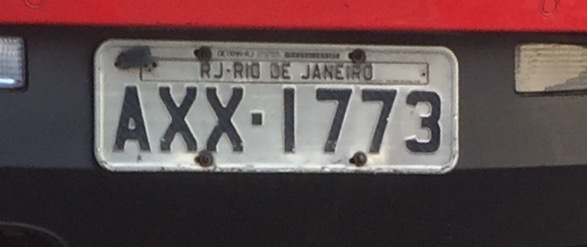
#> input picture images/AXX-1773.jpg, 587 x 247 px
$ python funcaoBasica.py
#> lines starting #> are read from the running program, lines starting #| are printed output that depends on the picture; after the words box and inside, x2 and y2 are one past the last pixel; in counts of white or black regions, pixels touching at a corner belong together
import pytesseract
import cv2

pytesseract.pytesseract.tesseract_cmd = r'C:\Program Files\Tesseract-OCR\tesseract.exe'

img = cv2.imread('images/AXX-1773.jpg')
#> img is the input picture: shape (247, 587, 3); mean B, G, R 77.3, 76.3, 95.8
img = cv2.resize(img, (720, 480))
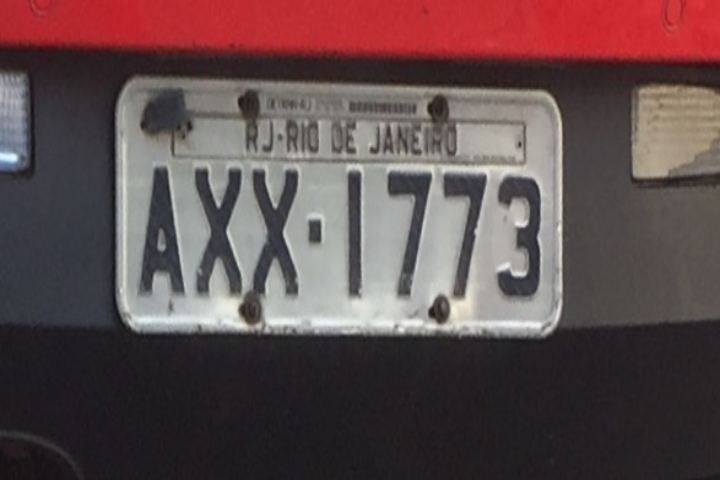
#> img: shape (480, 720, 3); mean B, G, R 77.2, 76.1, 95.7

img = cv2.cvtColor(img, cv2.COLOR_BGR2GRAY)
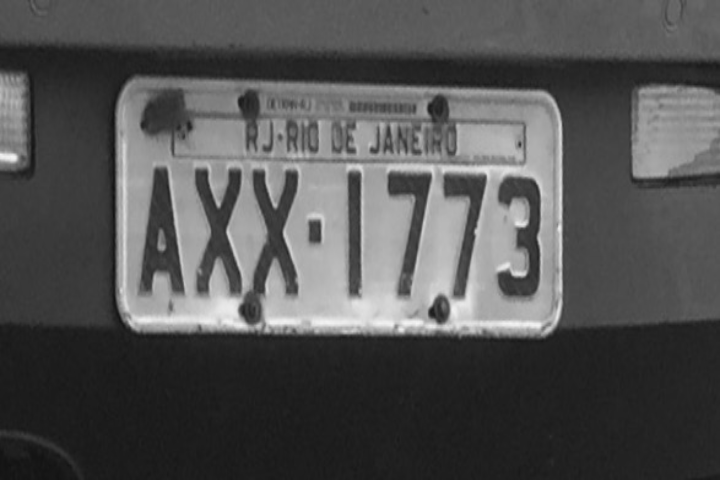
#> img: shape (480, 720); min 18, max 245, mean 82.1
blur = cv2.GaussianBlur(img,(5,5),0)
ret3,th3 = cv2.threshold(blur,0,255,cv2.THRESH_BINARY+cv2.THRESH_OTSU)
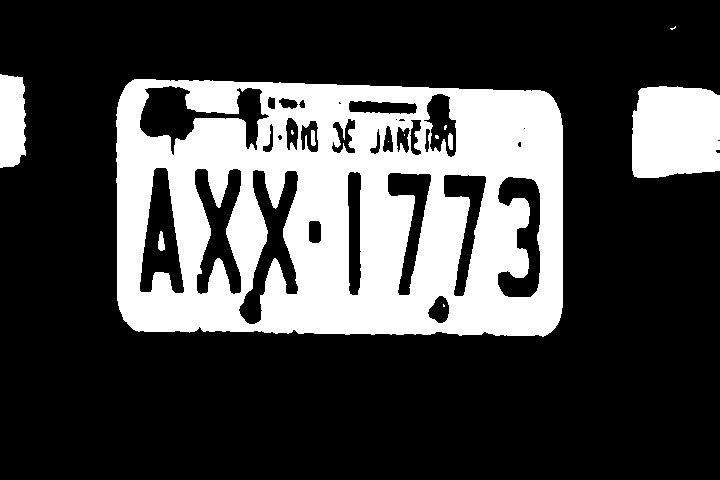
#> th3: shape (480, 720); 27.2% white; 13 white regions (7 under 20 px), largest, box (x1, y1, x2, y2) and area: (116, 79, 563, 337) 84090, (632, 86, 720, 178) 7453, (0, 74, 26, 168) 2176, (158, 231, 165, 251) 101, (448, 133, 453, 150) 75, (311, 130, 316, 146) 65
#> ret3 = 106

#> (the run stopped early here; a loop or call above may not have finished)

$ run again, with images/AAY-5127.jpg copied over images/AXX-1773.jpg
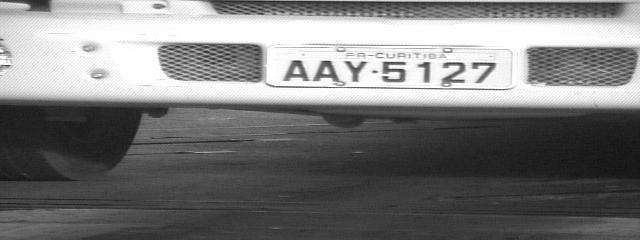
#> input picture images/AAY-5127.jpg, 640 x 240 px
#> img is the input picture: shape (240, 640, 3); min 17, max 255, mean 122.3
#> `img = cv2.resize(img, (720, 480))`:
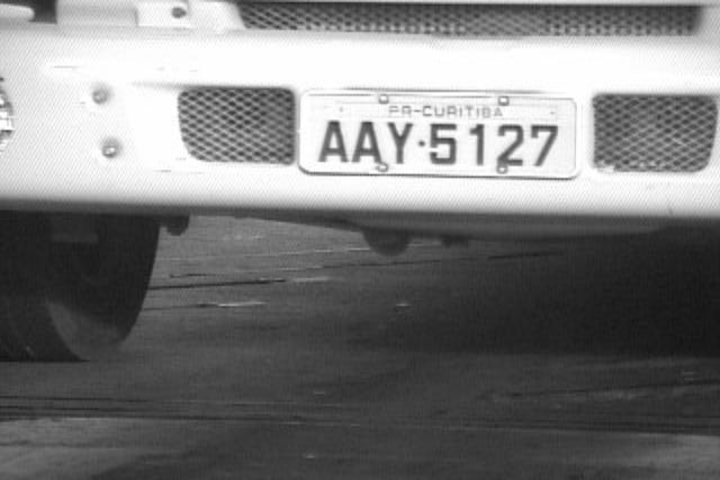
#> img: shape (480, 720, 3); min 19, max 255, mean 122.2
#> `ret3,th3 = cv2.threshold(blur,0,255,cv2.THRESH_BINARY+cv2.THRESH_OTSU)`:
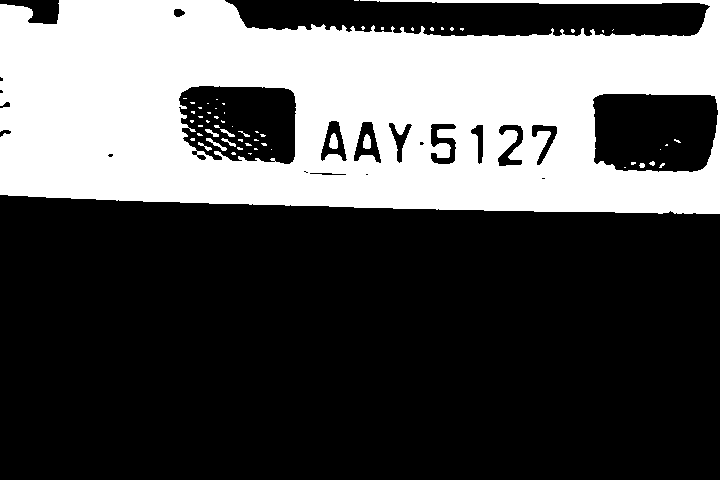
#> th3: shape (480, 720); 33.2% white; 59 white regions (48 under 20 px), largest, box (x1, y1, x2, y2) and area: (0, 0, 720, 214) 113748, (329, 133, 338, 149) 109, (363, 134, 371, 149) 98
#> ret3 = 149

$ run again, with images/ALE-4378.JPG copied over images/AXX-1773.jpg
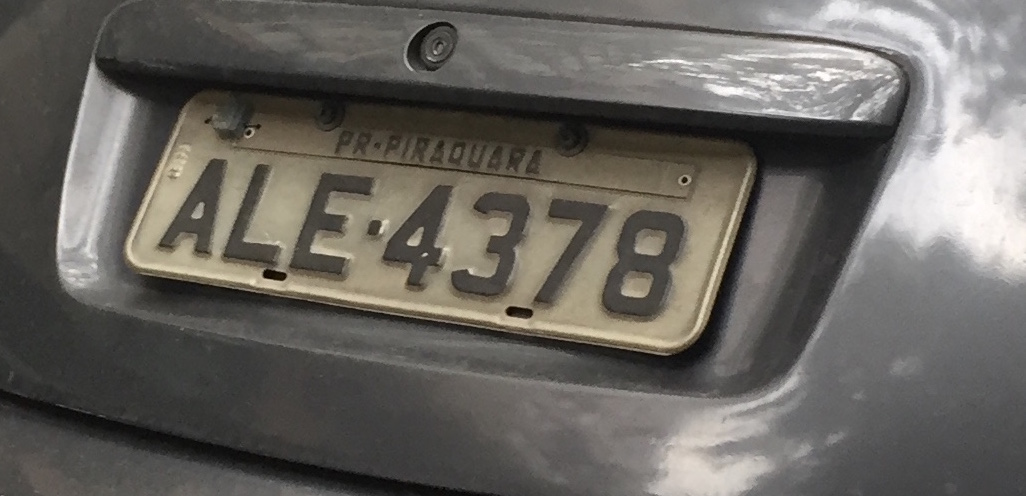
#> input picture images/ALE-4378.JPG, 1026 x 496 px
#> img is the input picture: shape (496, 1026, 3); mean B, G, R 96, 101, 104.1
#> `img = cv2.cvtColor(img, cv2.COLOR_BGR2GRAY)`:
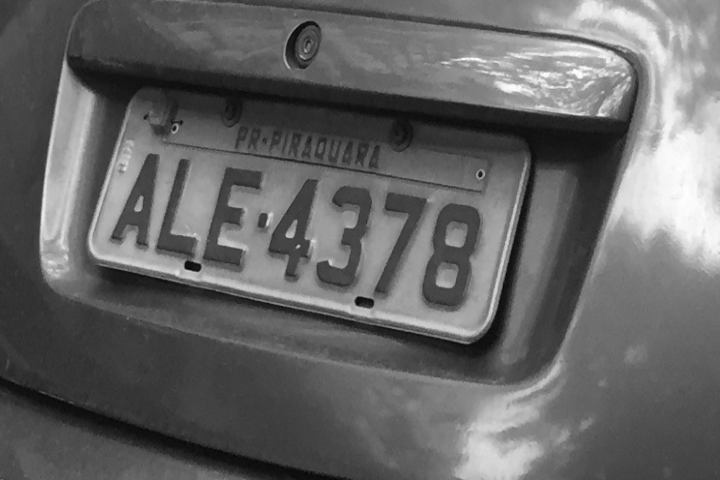
#> img: shape (480, 720); min 2, max 254, mean 101.3
#> `ret3,th3 = cv2.threshold(blur,0,255,cv2.THRESH_BINARY+cv2.THRESH_OTSU)`:
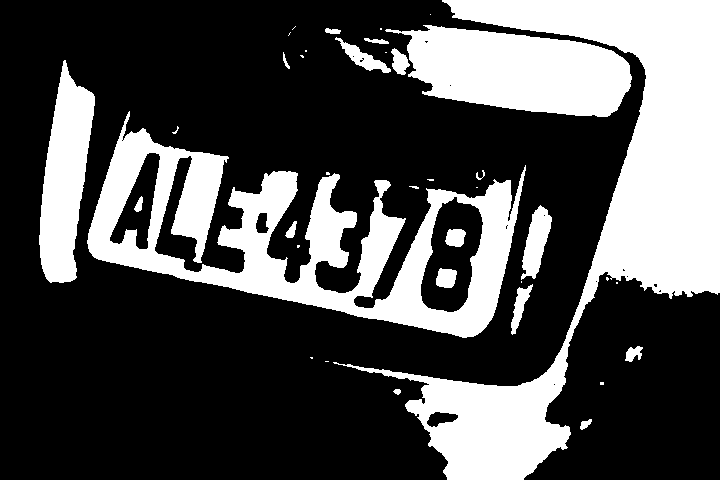
#> th3: shape (480, 720); 31% white; 38 white regions (19 under 20 px), largest, box (x1, y1, x2, y2) and area: (333, 0, 720, 480) 47412, (87, 111, 526, 338) 33008, (385, 25, 632, 117) 15181
#> ret3 = 118
